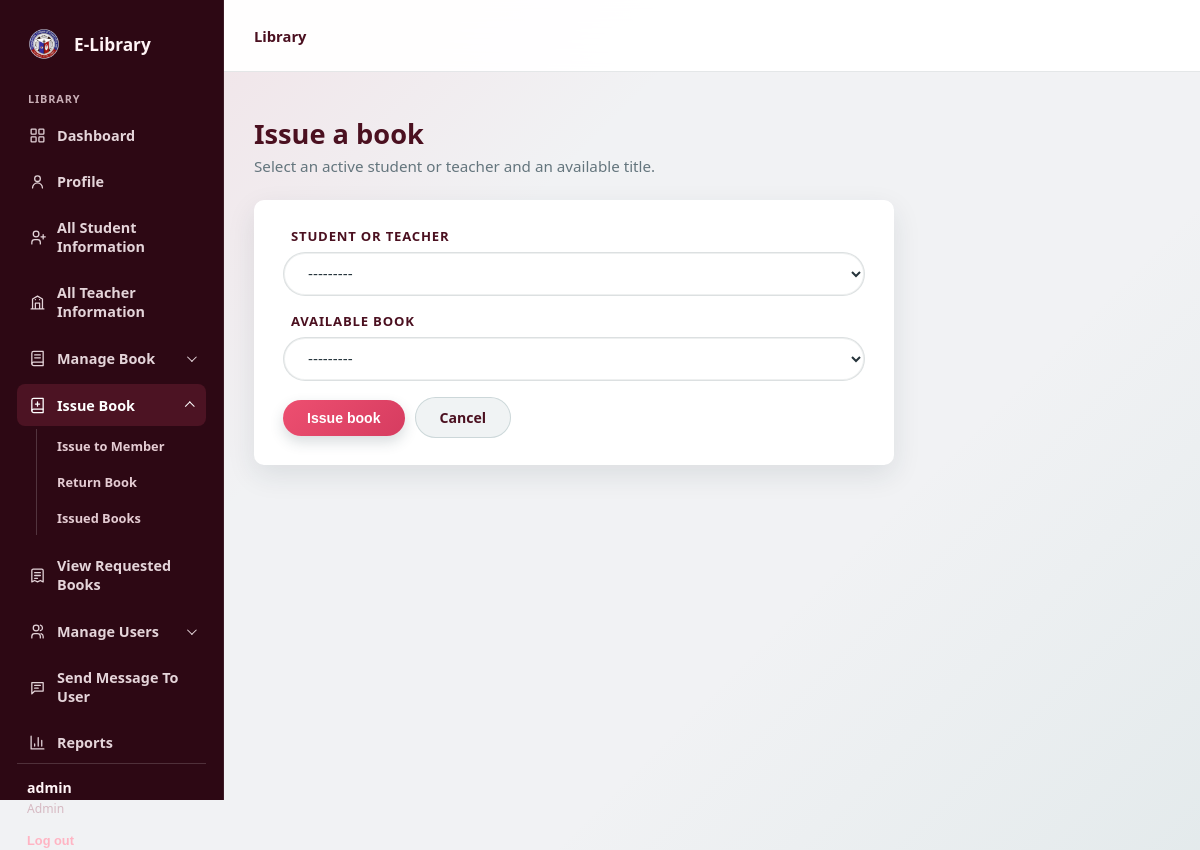
Page /staff/issue/ (signed in) on the committed database.
### Rejean_App/models.py (models this page shows, shortened)
class CustomUser(AbstractUser):
    ROLE_STUDENT = 'student'
    ROLE_TEACHER = 'teacher'
    ROLE_STAFF = 'staff'
    ROLE_CHOICES = [
        (ROLE_STUDENT, 'Student'),
        (ROLE_TEACHER, 'Teacher'),
        (ROLE_STAFF, 'Staff'),
    ]
    role = models.CharField(max_length=10, choices=ROLE_CHOICES, default=ROLE_STUDENT)
    @property
    def is_staff_role(self):
        return self.is_superuser or self.role == self.ROLE_STAFF
    @property
    def account_role_display(self):
        return 'Admin' if self.is_superuser else self.get_role_display()
    def __str__(self):
        return f"{self.get_full_name() or self.username} ({self.account_role_display})"

class Book(models.Model):
    AVAILABLE = 'Available'
    NOT_AVAILABLE = 'Not Available'
    AVAILABILITY_CHOICES = [
        (AVAILABLE, 'Available'),
        (NOT_AVAILABLE, 'Not Available'),
    ]
    book_id = models.AutoField(primary_key=True)
    book_name = models.CharField(max_length=100)
    author = models.CharField(max_length=100)
    genre = models.CharField(max_length=50)
    availability = models.CharField(max_length=20, choices=AVAILABILITY_CHOICES, default=AVAILABLE)
    def __str__(self):
        return self.book_name

### Rejean_App/views.py (the view)
# urls.py: path('staff/issue/', views.staff_issue, name='staff_issue'),
@staff_required
def staff_issue(request):
    if request.method == 'POST':
        form = StaffIssueForm(request.POST)
        if form.is_valid():
            member = form.cleaned_data['member']
            selected_book = form.cleaned_data['book']
            if BorrowRecord.objects.filter(
                user=member,
                book=selected_book,
                returned_at__isnull=True,
            ).exists():
                form.add_error('member', 'This member already has this book on loan.')
            else:
                with transaction.atomic():
                    book = Book.objects.select_for_update().get(pk=selected_book.pk)
                    if not book.is_available:
                        form.add_error('book', 'This book is no longer available.')
                    else:
                        BorrowRecord.objects.create(user=member, book=book)
                        book.availability = Book.NOT_AVAILABLE
                        book.save(update_fields=['availability'])
                        messages.success(request, f'"{book.book_name}" issued to {member.get_full_name() or member.username}.')
                        return redirect('staff_dashboard')
    else:
        form = StaffIssueForm()
    return render(request, 'InvApp/issue_book.html', {'form': form})

### Rejean_App/forms.py
class StaffIssueForm(forms.Form):
    member = forms.ModelChoiceField(
        label='Student or Teacher',
        queryset=CustomUser.objects.none(),
        widget=forms.Select(attrs={'class': 'pill-input'}),
    )
    book = forms.ModelChoiceField(
        label='Available book',
        queryset=Book.objects.none(),
        widget=forms.Select(attrs={'class': 'pill-input'}),
    )
    def __init__(self, *args, **kwargs):
        super().__init__(*args, **kwargs)
        self.fields['member'].queryset = CustomUser.objects.filter(
            role__in=[CustomUser.ROLE_STUDENT, CustomUser.ROLE_TEACHER],
            is_active=True,
            is_superuser=False,
        ).order_by('username')
        self.fields['book'].queryset = Book.objects.filter(
            availability=Book.AVAILABLE,
        ).order_by('book_name')

### Rejean_App/Templates/InvApp/issue_book.html (shortened to what this page needs)
{% extends 'InvApp/base.html' %}
{% block content %}
<h1 class="lms-title">Issue a book</h1>
<p class="lms-subtitle">Select an active student or teacher and an available title.</p>
<section class="lms-card issue-book-panel">
    <form method="POST">
        {% for field in form %}
        <div class="form-field">
            <label for="{{ field.id_for_label }}">{{ field.label }}</label>
            {{ field }}
        </div>
        {% endfor %}
        <div class="btn-row">
            <button type="submit" class="btn-pill">Issue book</button>
            <a class="btn-pill btn-soft" href="{% url 'staff_dashboard' %}">Cancel</a>
        </div>
    </form>
</section>
{% endblock %}

### Rejean_App/Templates/InvApp/base.html (shortened to what this page needs)
{% load static %}
<!DOCTYPE html>
<html lang="en">
<head>
    <link href="{% static 'InvApp/theme.css' %}?v=auth-pink-2" rel="stylesheet">
</head>
<body class="lms-body{% if request.resolver_match.url_name == 'login' or request.resolver_match.url_name == 'staff_login' or request.resolver_match.url_name == 'register' %} auth-page{% endif %}">
    {% if user.is_authenticated %}
    <div class="app-shell">
        <aside class="app-sidebar">
            <a class="app-brand" href="{% url 'book_list' %}">
                <img src="{% static 'CCTC_logo.png' %}" alt="" class="brand-logo">
                <span>E-Library</span>
            </a>
            <span class="sidebar-label">LIBRARY</span>
            <nav class="sidebar-links" aria-label="Library navigation">
                {% if user.is_staff_role %}
                <a href="{% url 'staff_dashboard' %}" class="{% if request.resolver_match.url_name == 'staff_dashboard' %}active{% endif %}">
                    <svg class="nav-icon" viewBox="0 0 24 24" aria-hidden="true"><rect x="3" y="3" width="7" height="7" rx="1"/><rect x="14" y="3" width="7" height="7" rx="1"/><rect x="3" y="14" width="7" height="7" rx="1"/><rect x="14" y="14" width="7" height="7" rx="1"/></svg><span>Dashboard</span>
                </a>
                <a href="{% url 'staff_profile' %}" class="{% if request.resolver_match.url_name == 'staff_profile' %}active{% endif %}">
                    <svg class="nav-icon" viewBox="0 0 24 24" aria-hidden="true"><circle cx="12" cy="8" r="4"/><path d="M5 21a7 7 0 0 1 14 0"/></svg><span>Profile</span>
                </a>
                <a href="{% url 'staff_members' %}?role=student" class="{% if request.resolver_match.url_name == 'staff_members' and request.GET.role == 'student' %}active{% endif %}">
                    <svg class="nav-icon" viewBox="0 0 24 24" aria-hidden="true"><path d="M16 21v-2a4 4 0 0 0-4-4H8a4 4 0 0 0-4 4v2"/><circle cx="10" cy="7" r="4"/><path d="M20 8v6M17 11h6"/></svg><span>All Student Information</span>
                </a>
                <a href="{% url 'staff_members' %}?role=teacher" class="{% if request.resolver_match.url_name == 'staff_members' and request.GET.role == 'teacher' %}active{% endif %}">
                    <svg class="nav-icon" viewBox="0 0 24 24" aria-hidden="true"><path d="M3 21h18M5 21V7l7-4 7 4v14M9 21v-8h6v8"/><path d="M9 8h.01M15 8h.01"/></svg><span>All Teacher Information</span>
                </a>
                <details class="sidebar-group" {% if request.resolver_match.url_name == 'book_list' %}open{% endif %}>
                    <summary><svg class="nav-icon" viewBox="0 0 24 24" aria-hidden="true"><path d="M4 19.5A2.5 2.5 0 0 1 6.5 17H20"/><path d="M6.5 2H20v20H6.5A2.5 2.5 0 0 1 4 19.5v-15A2.5 2.5 0 0 1 6.5 2Z"/><path d="M8 7h8M8 11h8"/></svg><span>Manage Book</span><span class="sidebar-chevron" aria-hidden="true"></span></summary>
                </details>
                <details class="sidebar-group" {% if request.resolver_match.url_name == 'staff_issue' %}open{% endif %}>
                    <summary><svg class="nav-icon" viewBox="0 0 24 24" aria-hidden="true"><path d="M4 19.5A2.5 2.5 0 0 1 6.5 17H20"/><path d="M6.5 2H20v20H6.5A2.5 2.5 0 0 1 4 19.5v-15A2.5 2.5 0 0 1 6.5 2Z"/><path d="M12 7v6M9 10h6"/></svg><span>Issue Book</span><span class="sidebar-chevron" aria-hidden="true"></span></summary>
                    <div class="sidebar-submenu">
                        <a href="{% url 'staff_issue' %}">Issue to Member</a>
                        <a href="{% url 'staff_dashboard' %}#active-loans">Return Book</a>
                        <a href="{% url 'staff_dashboard' %}#active-loans">Issued Books</a>
                    </div>
                </details>
                <a href="{% url 'staff_requests' %}" class="{% if request.resolver_match.url_name == 'staff_requests' %}active{% endif %}">
                    <svg class="nav-icon" viewBox="0 0 24 24" aria-hidden="true"><path d="M6 3h12a2 2 0 0 1 2 2v16l-4-2-4 2-4-2-4 2V5a2 2 0 0 1 2-2Z"/><path d="M8 8h8M8 12h8M8 16h4"/></svg><span>View Requested Books</span>
                </a>
                <details class="sidebar-group" {% if request.resolver_match.url_name == 'staff_members' and request.GET.role == 'staff' %}open{% endif %}>
                    <summary><svg class="nav-icon" viewBox="0 0 24 24" aria-hidden="true"><path d="M16 21v-2a4 4 0 0 0-4-4H8a4 4 0 0 0-4 4v2"/><circle cx="10" cy="7" r="4"/><path d="M20 21v-2a4 4 0 0 0-3-3.87M16 3.13a4 4 0 0 1 0 7.75"/></svg><span>Manage Users</span><span class="sidebar-chevron" aria-hidden="true"></span></summary>
                </details>
                <a href="{% url 'staff_send_message' %}" class="{% if request.resolver_match.url_name == 'staff_send_message' %}active{% endif %}">
                    <svg class="nav-icon" viewBox="0 0 24 24" aria-hidden="true"><path d="M4 5h16v12H8l-4 4V5Z"/><path d="M8 9h8M8 13h5"/></svg><span>Send Message To User</span>
                </a>
                <a href="{% url 'staff_dashboard' %}#reports">
                    <svg class="nav-icon" viewBox="0 0 24 24" aria-hidden="true"><path d="M3 3v18h18"/><path d="M18 17V9M13 17V5M8 17v-3"/></svg><span>Reports</span>
                </a>
                {% endif %}
            </nav>
            <div class="sidebar-account">
                <span class="account-name">{{ user.get_full_name|default:user.username }}</span>
                <span class="account-role">{{ user.account_role_display }}</span>
                <form method="POST" action="{% if user.is_staff_role %}{% url 'staff_logout' %}{% else %}{% url 'logout' %}{% endif %}">
                    <button type="submit" class="sidebar-logout">Log out</button>
                </form>
            </div>
        </aside>
        <div class="app-main">
            <header class="app-topbar">
                {% block topbar %}<span class="topbar-label">Library</span>{% endblock %}
            </header>
    {% endif %}
    <main class="lms-container">
        {% block content %}{% endblock %}
    </main>
    {% if user.is_authenticated %}
        </div>
    </div>
    {% endif %}
</body>
</html>

### rows in the picture
CustomUser: get_full_name "admin", account_role_display "Admin"
Book: form "---------"

### other values in the picture
{{ field.label }} "STUDENT OR TEACHER" "AVAILABLE BOOK"
